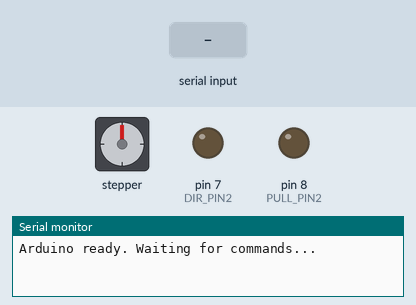
A sketch run on a simulated Arduino Uno, built with avr-gcc and run on an emulated ATmega328P. Parts: stepper motor, output pins drawn as LEDs (lit = HIGH), the last lines printed to the serial monitor. Wiring (inferred from the names in the program): stepper motor driver (200 steps per turn assumed): step pin 6; direction pin 5; enable pin 2. The inputs (shaded band) are chosen by the test bench. Pins used as bus, display or sensor lines are not drawn.

Above: at 1.2 s.
1.3 s: "L" received over Serial
At 1.46 s:
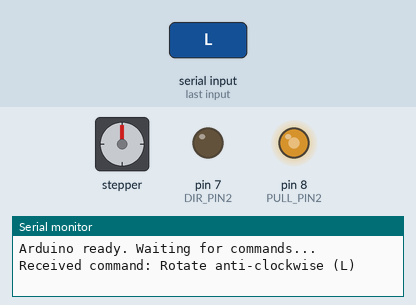
3.1 s: "R" received over Serial
At 4.5 s:
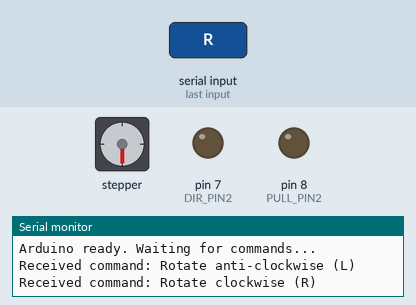
4.8 s: "L" received over Serial
At 4.96 s:
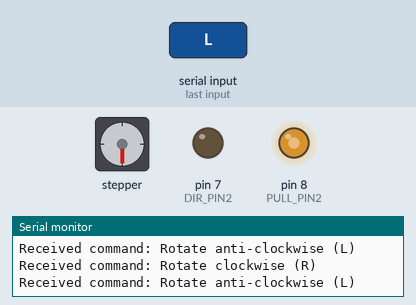
Timing chart, 0 to 7.8 s (numbered marks = the images above; inputs shaded):
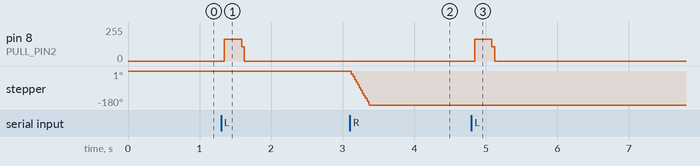

Measured:
- after the input at 1.3 s, pin 8 (PULL_PIN2): 0/255 → 164/255 after 0.05 s, → 0/255 0.24 s later
- after the input at 3.1 s, stepper: turns 180° counter-clockwise in 0.27 s, starting at once
- after the input at 4.8 s, pin 8 (PULL_PIN2): 0/255 → 164/255 after 0.05 s, → 0/255 0.24 s later

The sketch:

arduinotester1.ino.ino
```cpp
#define EN_PIN 2
#define PULL_PIN 6
#define DIR_PIN 5
#define PULL_PIN2 8
#define DIR_PIN2 7

void setup() {
  // Set pin modes
  pinMode(EN_PIN, OUTPUT);
  pinMode(PULL_PIN, OUTPUT);
  pinMode(DIR_PIN, OUTPUT);
  pinMode(PULL_PIN2, OUTPUT);
  pinMode(DIR_PIN2, OUTPUT);

  // Initialize serial communication
  Serial.begin(9600);
  Serial.println("Arduino ready. Waiting for commands...");
}

void forward() {
  digitalWrite(PULL_PIN, HIGH);
  digitalWrite(DIR_PIN, HIGH);
  digitalWrite(EN_PIN, HIGH);
  delayMicroseconds(100000);
  digitalWrite(EN_PIN, LOW);
  digitalWrite(PULL_PIN, LOW);
  digitalWrite(DIR_PIN, LOW);
  delayMicroseconds(1000);
}

void backward() {
  digitalWrite(PULL_PIN2, HIGH);
  digitalWrite(DIR_PIN, HIGH);
  digitalWrite(EN_PIN, HIGH);
  delayMicroseconds(100000);
  digitalWrite(EN_PIN, LOW);
  digitalWrite(PULL_PIN2, LOW);
  digitalWrite(DIR_PIN, LOW);
  delayMicroseconds(1000);
}

void loop() {
  if (Serial.available() > 0) {
    char command = Serial.read();

    if (command == 'R') {
      // Rotate clockwise
      Serial.println("Received command: Rotate clockwise (R)");
      for (int i = 0; i < 100; i++) {
        forward();
      }
    } else if (command == 'L') {
      // Rotate anti-clockwise
      Serial.println("Received command: Rotate anti-clockwise (L)");
      for (int i = 0; i < 100; i++) {
        backward();
      }
    } else {
      Serial.println("Received unknown command");
    }
  }
}
```
